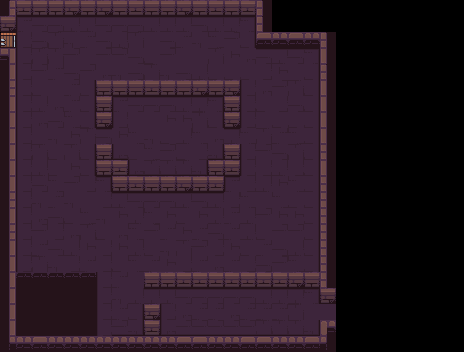

The image is a tile-based game level rendered from a .tmx file. Its description and complete source (layers, tilesets, objects, tile grids) follow:
An orthogonal 29x22 tile map with 16x16 px tiles, 1 tile layer (map) and 19 objects (8x Spikes, PlayerStart, ToggleSwitch-GREEN, Coffee).

<map version="1.5" tiledversion="1.7.2" orientation="orthogonal" renderorder="right-down" width="29" height="22" tilewidth="16" tileheight="16" infinite="0" nextlayerid="4" nextobjectid="28">
 <editorsettings>
  <export target="../game/src/maps/back_and_forth.lua" format="lua" />
 </editorsettings>
 <tileset firstgid="1" source="tileset/dungeon-tileset.tsx" />
 <layer id="1" name="map" width="29" height="22">
  <data encoding="csv">
1,3,2,5,4,5,4,2,3,2,5,4,5,3,2,3,6,0,0,0,0,0,0,0,0,0,0,0,0,
4,12,14,14,13,13,14,14,14,13,13,13,14,13,13,15,6,0,0,0,0,0,0,0,0,0,0,0,0,
37,22,9,29,30,7,9,8,29,19,9,7,30,10,28,25,45,43,42,44,6,0,0,0,0,0,0,0,0,
54,22,29,29,28,19,28,28,9,20,28,19,19,29,18,27,14,13,14,15,16,0,0,0,0,0,0,0,0,
11,22,28,7,9,28,27,30,9,29,30,9,8,20,20,20,17,18,19,25,6,0,0,0,0,0,0,0,0,
21,22,20,19,7,25,5,2,2,3,5,2,4,5,4,22,27,28,29,25,36,0,0,0,0,0,0,0,0,
11,22,8,27,7,25,5,12,14,14,14,13,13,15,2,22,20,17,9,25,16,0,0,0,0,0,0,0,0,
11,22,27,9,10,25,4,22,19,19,18,18,29,25,4,22,19,20,20,25,16,0,0,0,0,0,0,0,0,
11,22,19,30,18,29,14,18,10,30,20,8,10,27,13,10,29,7,10,25,36,0,0,0,0,0,0,0,0,
11,22,29,20,29,25,5,32,20,10,28,20,17,35,2,22,28,9,29,25,26,0,0,0,0,0,0,0,0,
31,22,8,20,18,25,2,3,32,34,34,34,35,2,3,22,17,8,17,25,16,0,0,0,0,0,0,0,0,
31,22,9,10,28,17,15,5,3,5,5,4,2,3,12,17,8,18,10,25,26,0,0,0,0,0,0,0,0,
21,22,30,7,30,19,17,13,14,14,14,13,14,13,17,10,19,10,20,25,26,0,0,0,0,0,0,0,0,
11,22,27,9,20,10,30,18,8,10,18,20,18,8,7,8,28,18,18,25,26,0,0,0,0,0,0,0,0,
21,22,28,17,27,29,20,27,10,28,7,18,7,9,7,8,20,28,28,25,26,0,0,0,0,0,0,0,0,
11,22,7,9,8,18,17,18,8,20,30,29,28,17,18,20,7,9,8,25,26,0,0,0,0,0,0,0,0,
31,22,29,30,17,7,17,20,10,7,18,17,7,27,7,17,9,28,10,25,26,0,0,0,0,0,0,0,0,
31,101,101,101,101,101,22,7,19,5,5,3,3,3,3,3,3,3,4,5,26,0,0,0,0,0,0,0,0,
31,79,79,79,79,79,22,30,8,13,13,14,14,14,14,14,13,13,13,15,4,0,0,0,0,0,0,0,0,
31,79,79,79,79,79,22,7,25,4,22,27,7,7,27,7,7,7,29,24,24,0,0,0,0,0,0,0,0,
11,79,79,79,79,79,22,33,35,3,32,33,33,33,33,33,34,34,34,35,55,0,0,0,0,0,0,0,0,
41,43,42,44,44,44,43,44,44,43,44,42,45,43,43,45,45,43,44,45,46,0,0,0,0,0,0,0,0
</data>
 </layer>
 <objectgroup id="2" name="entities">
  <object id="1" name="PlayerStart" gid="76" x="32" y="32" width="16" height="16" />
  <object id="2" template="templates/ToggleSwitch-COLOR.tx" name="ToggleSwitch-GREEN" x="160" y="128" />
  <object id="3" name="Spikes" gid="93" x="96" y="128" width="16" height="16" />
  <object id="4" name="Spikes" gid="93" x="224" y="128" width="16" height="16" />
  <object id="5" template="templates/ExitDoor.tx" x="320" y="304" />
  <object id="6" template="templates/Tomb-GoldenKey.tx" x="272" y="128" />
  <object id="8" name="Coffee" gid="90" x="48" y="128" width="16" height="16" />
  <object id="14" template="templates/Salt.tx" x="224" y="288" />
  <object id="15" template="templates/Salt.tx" x="224" y="304" />
  <object id="16" template="templates/Salt.tx" x="224" y="320" />
  <object id="18" name="Spikes" gid="93" x="80" y="112" width="16" height="16" />
  <object id="19" name="Spikes" gid="93" x="80" y="128" width="16" height="16" />
  <object id="20" name="Spikes" gid="93" x="80" y="144" width="16" height="16" />
  <object id="21" name="Spikes" gid="93" x="240" y="112" width="16" height="16" />
  <object id="22" name="Spikes" gid="93" x="240" y="128" width="16" height="16" />
  <object id="23" name="Spikes" gid="93" x="240" y="144" width="16" height="16" />
  <object id="24" template="templates/GREEN/Gate-GREEN.tx" x="144" y="288" />
 </objectgroup>
 <objectgroup id="3" name="reverb">
  <object id="25" template="templates/reverb_zones/large_room.tx" x="0" y="16" width="320" height="256" />
  <object id="27" template="templates/reverb_zones/small_room.tx" x="96" y="272" width="240" height="80" />
 </objectgroup>
</map>
